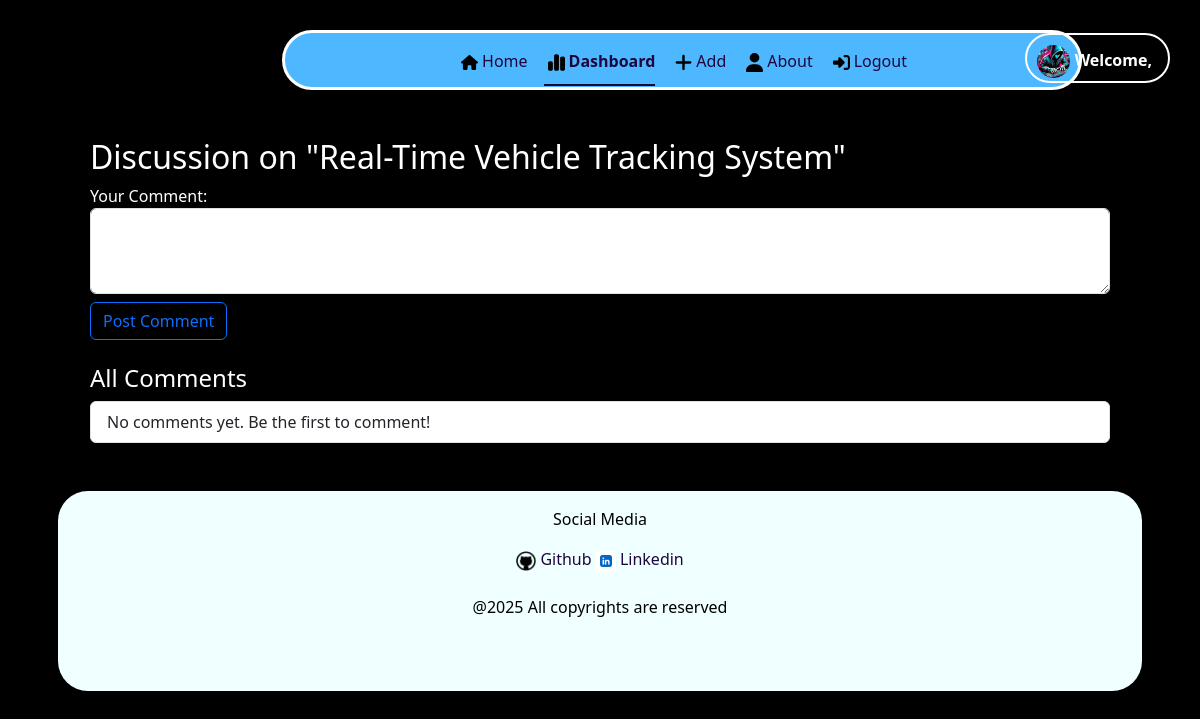
Before: /discussion/5 (signed in) with the older database file.
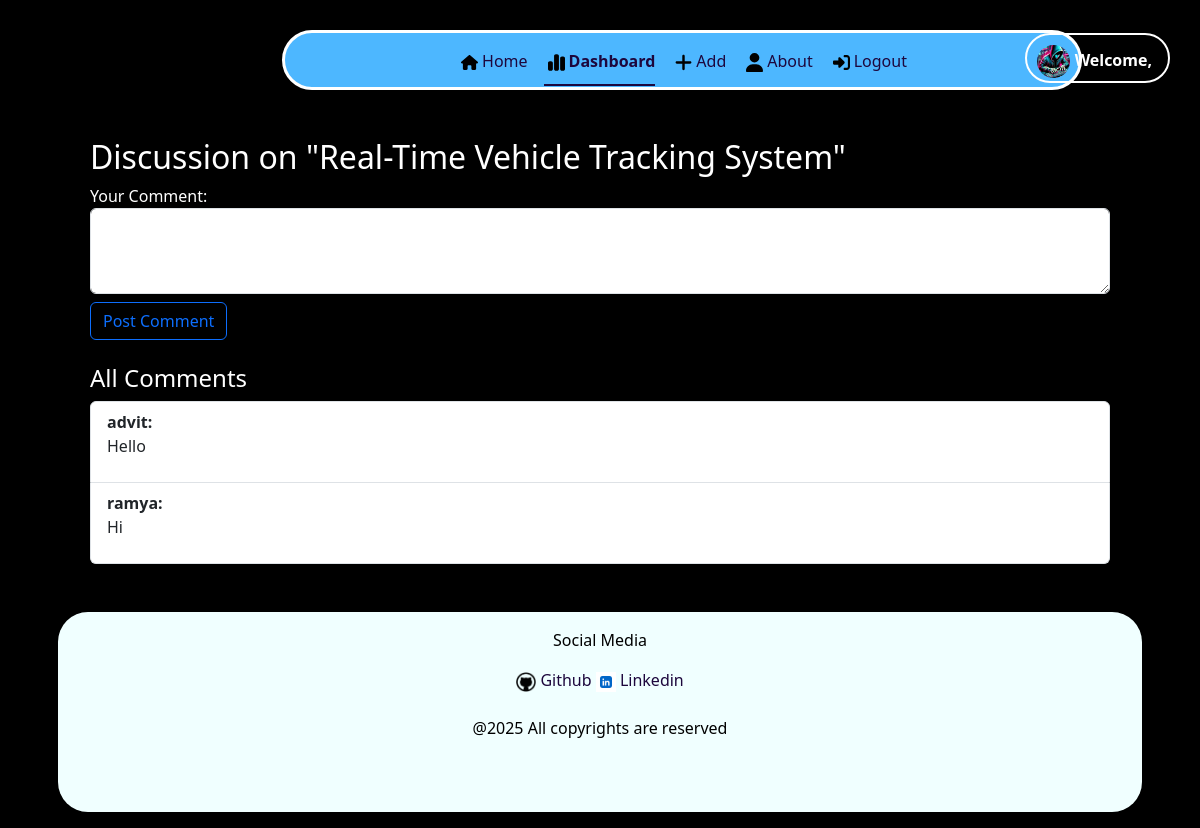
After: the same page with the newer database file.
### application/model.py (models this page shows)
class Discussion(db.Model):
    __tablename__ = 'discussion'
    id = db.Column(db.Integer, nullable = False, primary_key = True)
    message = db.Column(db.Text, nullable = False )
    user_id = db.Column(db.Integer, db.ForeignKey('users.id'), nullable = False)
    project_id = db.Column(db.Integer, db.ForeignKey('projects.id'), nullable = False)

class Users(UserMixin, db.Model):
    __tablename__ = 'users'
    id = db.Column(db.Integer, nullable = False, primary_key = True)
    name = db.Column(db.String(50), nullable = False)
    email = db.Column(db.String(255), nullable = False, unique = True)
    password = db.Column(db.String, nullable = False)
    gender = db.Column(db.String, nullable = False)
    is_admin = db.Column(db.Boolean, default = False, nullable = False)
    is_blocked = db.Column(db.Boolean, default = False, nullable = False)
    projects = db.relationship('Projects', lazy = True, backref = 'creator')
    interest = db.relationship('Interest', lazy = True, backref = 'user')
    discussion = db.relationship('Discussion', lazy = True, backref = 'user')

### application/routes.py (the view, shortened to what this page needs)
@app.route("/discussion/<int:project_id>", methods=["GET", "POST"])
@login_required
def discussion(project_id):
    user = current_user
    project = Projects.query.get_or_404(project_id)
    comments = Discussion.query.filter_by(project_id=project.id).all()
    return render_template("discussion.html", project=project, comments=comments)

### application/routes.py (called while the page is built)
@login_manager.user_loader
def load_user(user_id):
    return Users.query.get(int(user_id))

### templates/discussion.html (shortened to what this page needs)
{% extends "base.html" %}
{% block content %}
<section class = "container-fluid">
    <div class = "container">
        <div class="blurfle">
            <ul class = "nav justify-content-center nav-underline">
                <li class = "nav-item py-2">
                    <a class = "nav-link " href = "{{ url_for('user_home')}}" style = "color: rgb(29, 7, 61);"><img src = "/static/images/house-solid.svg" class = "m-1" style = "width:17px"/>Home</a>
                </li>
                <li class = "nav-item py-2">
                    <a class = "nav-link active " href = "{{ url_for('user_dashboard') }}" style = "color: rgb(29, 7, 61);"><img src = "/static/images/chart-simple-solid.svg" class = "m-1" style = "width:17px"/>Dashboard</a>
                </li>
                <li class = "nav-item py-2">
                    <a class = "nav-link " href = "{{ url_for('user_add') }}" style = "color: rgb(29, 7, 61);"><img src = "/static/images/plus-solid.svg" class = "m-1" style = "width:17px"/>Add</a>
                </li>
                <li class = "nav-item py-2">
                    <a class = "nav-link " href = "{{ url_for('user_about')}}" style = "color: rgb(29, 7, 61);"><img src = "/static/images/user-solid.svg" class = "m-1" style = "width:17px"/>About</a>
                </li>
                <li class = "nav-item py-2">
                    <a class = "nav-link " href = "{{ url_for('logout') }}" style = "color: rgb(29, 7, 61);"><img src = "/static/images/right-to-bracket-solid.svg" class = "m-1" style = "width:17px"/>Logout</a>
                </li>
                    <div class = "position-absolute end-0 pe-3 ros " >
                        <b>
                            <img src = "/static/images/cyber.jpeg" style = "width:33px; border-radius:30px;">
                            <a href = "" style = "color: white;" class = "link"> Welcome, </a> </b>
                    </div>
            </ul>
        </div>
        <div class = "m-5">
            <h2>Discussion on "{{ project.title }}"</h2>
            <form method="POST" class="mb-4">
                <div class="form-group">
                    <label for="message">Your Comment:</label>
                    <textarea class="form-control" name="message" rows="3" required></textarea>
                </div>
                <button type="submit" class="btn btn-outline-primary  mt-2">Post Comment</button>
            </form>
            <h4>All Comments</h4>
            <ul class="list-group">
                {% for comment in comments %}
                    <li class="list-group-item">
                        <strong>{{ comment.user.name }}:</strong>
                        <p>{{ comment.message }}</p>
                    </li>
                {% else %}
                    <li class="list-group-item">No comments yet. Be the first to comment!</li>
                {% endfor %}
            </ul>
        </div>
        <footer >
            <div class = "text-center krindale p-3 m-3" >
             <p>Social Media</p>
             <a href = "https://github.com/jitendra-rathore-iitm" style = "color: rgb(29, 7, 61);" class = "link">
                 <img src = "/static/images/github.png" style = "width: 20px; ">
                 Github
             </a>
             <a href = "https://www.linkedin.com/in/jitendrarathore-/" style = "color: rgb(29, 7, 61);" class = "link">
                 <img src = "/static/images/linkedin.png" style = "width:20px;">
                 Linkedin
             </a>
             <br/>
             <br/>
             <div>
                 @2025 All copyrights are reserved
             </div>
             </div>
         </footer>
    </div>
</section>
{% endblock %}

Changed rows visible on the page:
added Discussion: user.name "advit", message "Hello"
added Discussion: user.name "ramya", message "Hi"
Other visible differences:
text no longer shown: "No comments yet. Be the first to comment!"
